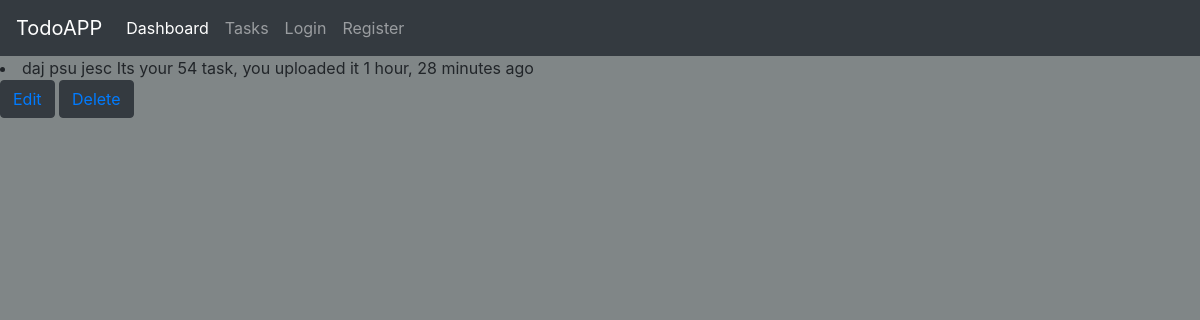
The page /view-task/54 on the database its author committed.
### my_app/models.py (models this page shows, shortened)
class Task(models.Model):
    user = models.ForeignKey(
        User, on_delete=models.CASCADE, null=True, blank=True, related_name="task")
    name = models.CharField(max_length=200)
    pub_date = models.DateTimeField(auto_now_add=True)
    complete = models.BooleanField(default=False)
    class Meta():
        ordering = ['-complete']

### my_app/views.py (the view)
# urls.py: path('view-task/<str:task_id>', views.view_task, name="view-task"),
def view_task(request, task_id):
    task = Task.objects.get(pk=task_id)
    context = {'task': task}
    return render(request, 'my_app/view_task.html', context)

### my_app/templates/my_app/view_task.html
{% extends 'my_app/main.html' %}
{% block content %}
    <li>
        {{task.name}}
        Its your {{task.id}} task, you uploaded it {{task.pub_date|timesince}} ago
    </li>
    <button type="button" class="btn btn-dark">
        <a href="{% url 'edit-task' task.id %}">Edit</a>
    </button>
    <button type="button" class="btn btn-dark">
        <a href="{% url 'delete-task' task.id %}">Delete</a>
    </button>
{% endblock content %}

### my_app/templates/my_app/main.html (style rules this page uses)
body, html { margin: 0; padding: 0; height: 100%; background: #808687 !important; }

### rows shown on the page
Task: name "daj psu jesc", id "54", pub_date "1 hour, 28 minutes"
